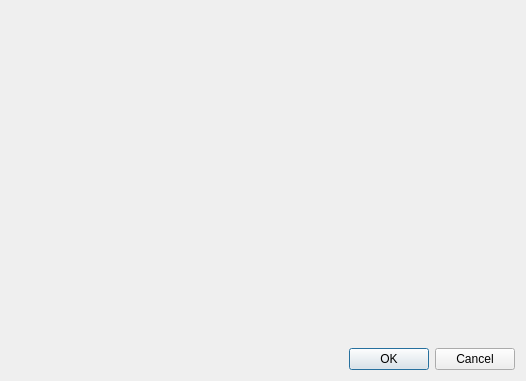
<?xml version="1.0" encoding="UTF-8"?>
<ui version="4.0">
 <class>CDialogBase</class>
 <widget class="QDialog" name="CDialogBase">
  <property name="geometry">
   <rect>
    <x>0</x>
    <y>0</y>
    <width>526</width>
    <height>381</height>
   </rect>
  </property>
  <property name="windowTitle">
   <string>Dialog</string>
  </property>
  <layout class="QGridLayout" name="gridLayout">
   <property name="leftMargin">
    <number>30</number>
   </property>
   <property name="verticalSpacing">
    <number>30</number>
   </property>
   <item row="0" column="0">
    <widget class="QWidget" name="widget" native="true"/>
   </item>
   <item row="1" column="0">
    <widget class="QDialogButtonBox" name="buttonBox">
     <property name="orientation">
      <enum>Qt::Horizontal</enum>
     </property>
     <property name="standardButtons">
      <set>QDialogButtonBox::Cancel|QDialogButtonBox::Ok</set>
     </property>
    </widget>
   </item>
  </layout>
 </widget>
 <resources/>
 <connections>
  <connection>
   <sender>buttonBox</sender>
   <signal>accepted()</signal>
   <receiver>CDialogBase</receiver>
   <slot>accept()</slot>
   <hints>
    <hint type="sourcelabel">
     <x>248</x>
     <y>254</y>
    </hint>
    <hint type="destinationlabel">
     <x>157</x>
     <y>274</y>
    </hint>
   </hints>
  </connection>
  <connection>
   <sender>buttonBox</sender>
   <signal>rejected()</signal>
   <receiver>CDialogBase</receiver>
   <slot>reject()</slot>
   <hints>
    <hint type="sourcelabel">
     <x>316</x>
     <y>260</y>
    </hint>
    <hint type="destinationlabel">
     <x>286</x>
     <y>274</y>
    </hint>
   </hints>
  </connection>
 </connections>
</ui>
